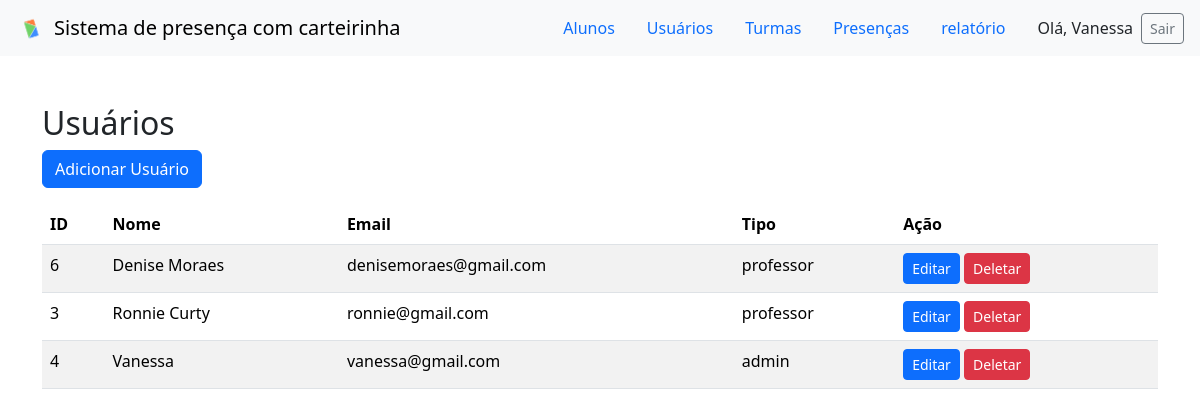
The page /projeto/crud-usuarios/index.php (signed in) on the database its author committed.
### tables this page shows
CREATE TABLE `usuario` (
  `id_usuario` int unsigned NOT NULL AUTO_INCREMENT,
  `nome` varchar(100) NOT NULL,
  `email` varchar(100) NOT NULL,
  `senha` varchar(255) NOT NULL,
  `tipo` enum('admin','professor') DEFAULT 'admin',
  `data_criacao` timestamp NULL DEFAULT CURRENT_TIMESTAMP,
  PRIMARY KEY (`id_usuario`),
  UNIQUE KEY `email` (`email`)
);

### projeto/crud-usuarios/index.php (the view, shortened to what this page needs)
<?php
require(__DIR__ . '/../connect/index.php');
$usuarios = $conn->query("SELECT * FROM usuario ORDER BY nome ASC")->fetchAll(PDO::FETCH_ASSOC);
?>
<!DOCTYPE html>
<html lang="pt-br">
<head>
<link rel="stylesheet" href="https://cdn.jsdelivr.net/npm/bootstrap@5.3.8/dist/css/bootstrap.min.css">
</head>
<body>
<nav class="navbar navbar-light bg-light px-3">
  <a class="navbar-brand d-flex align-items-center" href="../home/index.html">
    <img src="../img/crud/logo-nav.png" width="30" height="30" class="d-inline-block align-top me-2" alt="logo-nav">
    Sistema de presença com carteirinha
  </a>
  <div class="d-flex align-items-center">
    <ul class="nav me-3">
      <li class="nav-item">
        <a class="nav-link" href="../crud-aluno/index.php">Alunos</a>
      </li>
      <li class="nav-item">
        <a class="nav-link" href="../crud-usuarios/index.php">Usuários</a>
      </li>
      <li class="nav-item">
        <a class="nav-link" href="../crud-turmas/index.php">Turmas</a>
      </li>
      <li class="nav-item">
        <a class="nav-link" href="../crud/index.php">Presenças</a>
      </li>
      <li class="nav-item">
        <a class="nav-link" href="../crud/relatorio_aluno.php">relatório</a>
      </li>
    </ul>
    <span class="me-2">Olá, <?= $_SESSION['nome_usuario'] ?? 'Usuário' ?></span>
    <a class="btn btn-outline-secondary btn-sm" href="../crud-usuarios/logout.php">Sair</a>
  </div>
</nav>
<div class="container my-5">
<h2>Usuários</h2>
<a href="create.php" class="btn btn-primary mb-3">Adicionar Usuário</a>
<table class="table table-striped">
<thead>
<tr>
    <th>ID</th>
    <th>Nome</th>
    <th>Email</th>
    <th>Tipo</th>
    <th>Ação</th>
</tr>
</thead>
<tbody>
<?php foreach($usuarios as $u): ?>
<tr>
    <td><?= $u['id_usuario'] ?></td>
    <td><?= $u['nome']?></td>
    <td><?= $u['email'] ?></td>
    <td><?= $u['tipo'] ?></td>
    <td>
        <a href="edit.php?id=<?= $u['id_usuario'] ?>" class="btn btn-primary btn-sm">Editar</a>
        <a href="delete.php?id=<?= $u['id_usuario'] ?>" class="btn btn-danger btn-sm">Deletar</a>
    </td>
</tr>
<?php endforeach; ?>
</tbody>
</table>
</div>
</body>
</html>

### rows shown on the page
usuario: id_usuario "6", nome "Denise Moraes", email "denisemoraes@gmail.com", tipo "professor"
usuario: id_usuario "3", nome "Ronnie Curty", email "ronnie@gmail.com", tipo "professor"
usuario: id_usuario "4", nome "Vanessa", email "vanessa@gmail.com", tipo "admin"

### other values the page prints
$_SESSION['nome_usuario'] "Vanessa"
